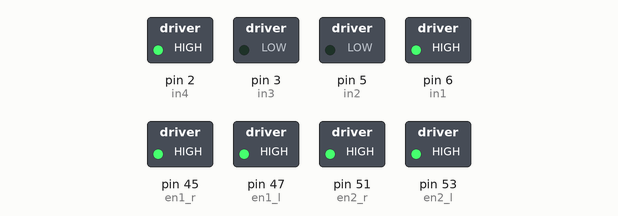
This sketch was run on a simulated Arduino Mega 2560, built with avr-gcc and run on an emulated ATmega2560. On the bench: switched loads named in the sketch (green lamp = pin HIGH). What the sketch prints to the serial monitor is not drawn.

Above: at 0.1 s.
Timing chart, 0 to 1.6 s (numbered marks = the images above):
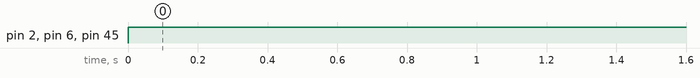

Measured:
- by itself, pin 2 (in4), pin 6 (in1), pin 45 (en1_r): LOW → HIGH at 0.00 s

The sketch:

mt_ps2_led.ino
```cpp
#include<PS2X_lib.h>


PS2X ps2;

byte type = 0; // 0 = Unknown, 1 = Dual Shock
byte vibrate = 0; // vibration motor speed
int error = 0; // error recieved during config
int rX = 0, rY = 0, lX = 0, lY = 0; //joystick X and Y values

int en1_r = 45, en1_l = 47, en2_r = 51, en2_l = 53;
int in1 = 6, in2 = 5, in3 = 3, in4 = 2;

void setup()
{
  pinMode(en1_r, OUTPUT);
  pinMode(en1_l, OUTPUT);
  pinMode(en2_r, OUTPUT);
  pinMode(en2_l, OUTPUT);
  pinMode(in1, OUTPUT);
  pinMode(in2, OUTPUT);
  pinMode(in3, OUTPUT);
  pinMode(in4, OUTPUT);

  digitalWrite(en1_r, HIGH);
  digitalWrite(en1_l, HIGH);
  digitalWrite(en2_r, HIGH);
  digitalWrite(en2_l, HIGH);

  Serial.begin(57600);

  error = ps2.config_gamepad(8, 11, 10, 12, false, false); // GamePad(clock(blue), command(orange), attention(Yellow), data(brown), Pressures?, Rumble?)
  if(error == 0)
    Serial.println("Dual Shock PS2 Controller Found");

  else if(error == 1)
    Serial.println("No controller found, check wiring");

  else if(error == 2)
    Serial.println("Controller found but not accepting commands");


  else if(error == 3)
    Serial.println("Controller refusing to enter Pressures mode, may not support it. ");
  type = ps2.readType();
}

void loop()
{
  ps2.read_gamepad(false, vibrate);

  if(true)
  {
    rX = ps2.Analog(PSS_RX);
    Serial.print(rX);
    if(rX>125)
    {
      analogWrite(en1_r, 1023);
      analogWrite(en1_l, 1023);
      analogWrite(en2_r, 255);
      analogWrite(en2_l, 255);
      digitalWrite(in1, HIGH);
      digitalWrite(in2, LOW);
      //digitalWrite(in3, LOW);
      //digitalWrite(in4, LOW);
    }
    else if(rX<121)
    {
      analogWrite(en1_r, 1023);
      analogWrite(en1_l, 1023);
      analogWrite(en2_r, 255);
      analogWrite(en2_l, 255);
      digitalWrite(in1, LOW);
      digitalWrite(in2, HIGH);
      //digitalWrite(in3, LOW);
      //digitalWrite(in4, LOW);
    }
    else
    {
      digitalWrite(in1, LOW);
      digitalWrite(in2, LOW);
      //digitalWrite(in3, LOW);
      //digitalWrite(in4, LOW);
    }

    rY = ps2.Analog(PSS_RY);
    Serial.print(',');
    Serial.println(rY);
    if(rY>125)
    {
      analogWrite(en1_r, 255);
      analogWrite(en1_l, 255);
      analogWrite(en2_r, 1023);
      analogWrite(en2_l, 1023);
      //digitalWrite(in1, LOW);
      //digitalWrite(in2, LOW);
      digitalWrite(in3, LOW);
      digitalWrite(in4, HIGH);
    }
    else if(rY<121)
    {
      analogWrite(en1_r, 255);
      analogWrite(en1_l, 255);
      analogWrite(en2_r, 1023);
      analogWrite(en2_l, 1023);
      //digitalWrite(in1, LOW);
      //digitalWrite(in2, LOW);
      digitalWrite(in3, HIGH);
      digitalWrite(in4, LOW);
    }
    else
    {
      //digitalWrite(in1, LOW);
      //digitalWrite(in2, LOW);
      digitalWrite(in3, LOW);
      digitalWrite(in4, LOW);
    }
  }
  delay(20);
}
```
